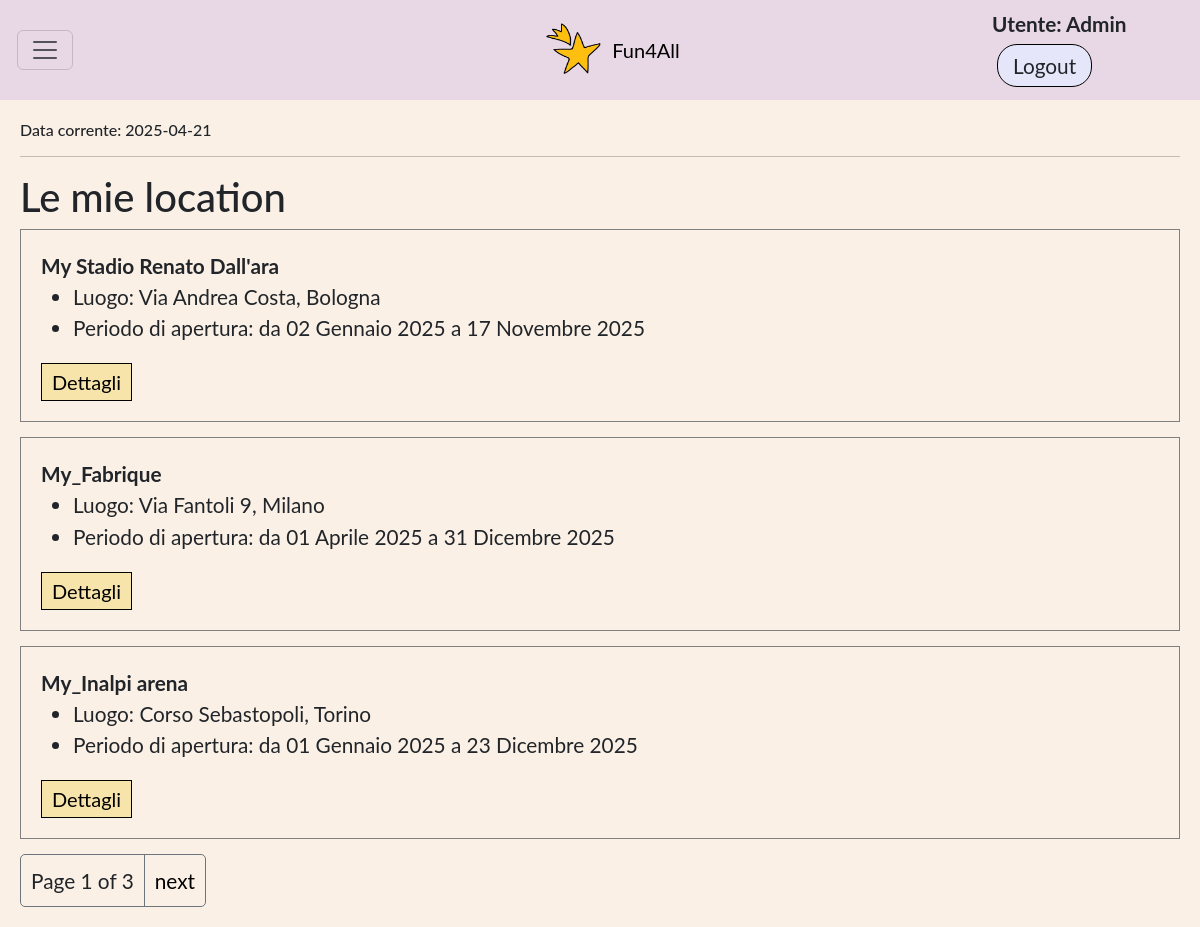
The page /locations/ (signed in) on the database as committed earlier.
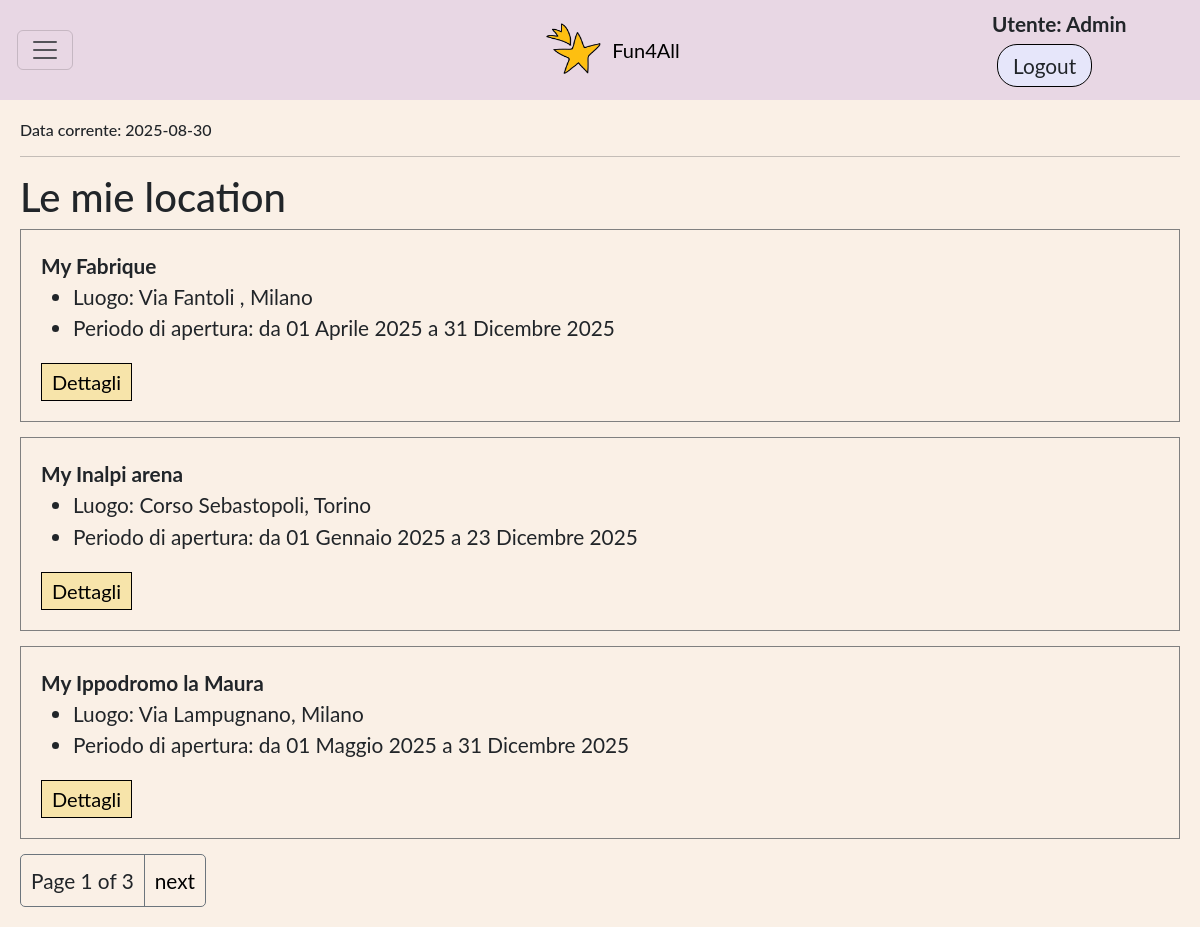
The same page on the database as committed later.
### app_fun4all/models.py (models this page shows, shortened)
class DataFittizia(models.Model):
    data_fittizia = models.DateField(validators=[valida_data_2025])
    admin = models.ForeignKey(User, on_delete=models.SET_NULL, null=True, blank=True)
    def __str__(self):
        return f"Data corrente: {self.data_fittizia}"
    class Meta:
        verbose_name_plural = 'Data Fittizia'
        permissions = (('can_manage_data_fittizia', 'Can manage Data Fittizia'),)

class Location(models.Model):
    nome = models.CharField(max_length=50)
    proprietario = models.ForeignKey(User, on_delete=models.SET_NULL, null=True, blank=True, related_name='locations' )
    luogo = models.CharField(max_length=100)
    capienza = models.PositiveIntegerField(validators=[MinValueValidator(1)])
    costo = models.PositiveIntegerField()
    data_apertura = models.DateField(validators=[valida_data_2025])
    data_chiusura = models.DateField(validators=[valida_data_2025])
    data_corrente = models.ForeignKey(DataFittizia, on_delete=models.PROTECT, null=True, blank=True, related_name='locations')
    Stato =[
        ('A', 'Attivo'),
        ('I', 'Inattivo'),
    ]
    stato = models.CharField(max_length=1, choices=Stato, default='A') #choices genera get_stato_display() che restituisce la descrizione dello stato
    class Meta:
        verbose_name_plural = 'Locations'
        permissions = (('can_manage_location', 'Can manage location'),)

### app_fun4all/views.py (the view)
# urls.py: path('locations/', views.LocationListView.as_view(), name='locations'),
class LocationListView(LoginRequiredMixin,PermissionRequiredMixin,generic.ListView): #CBV della lista delle location con i loro dati
    login_url = '/accounts/login/'
    model = Location
    paginate_by = 3
    permission_required = 'app_fun4all.can_manage_location'
    raise_exception = True
    def get_queryset(self):
        if self.request.user.is_superuser or self.request.user.is_staff:
            all_locations = Location.objects.all()
        else:
            all_locations = Location.objects.filter(proprietario=self.request.user)
        return all_locations.order_by('nome')

### app_fun4all/views.py (called while the page is built)
def data_corrente(request): #FBV che restituisce la data fittizia
    return { 'data_corrente': DataFittizia.objects.first() }

### app_fun4all/templates/app_fun4all/location_list.html
{% extends 'base_generic.html' %}
{% block content %}
  <h1>Le mie location</h1>
    {%if location_list%}
      {% for location in location_list %}
        <div class="sezione">
          <b>{{ location.nome }}</b>
          <ul>
            <li> Luogo: {{ location.luogo }}</li>
            {%if location.stato == 'A'%}
            <li> Periodo di apertura: da {{ location.data_apertura }} a {{ location.data_chiusura }}</li>
            {%else%}<li>Chiuso</li>{%endif%}
          </ul>
          <a href="{% url 'location-detail' location.pk %}" class = "btn-link">Dettagli</a>
        </div>
      {% endfor %}
    {% else %}
      <div class="sezione"><h4>Non ci sono location.</h4></div>
    {% endif %}
{% endblock %}

### app_fun4all/templates/base_generic.html (shortened to what this page needs)
<!DOCTYPE html>
<html lang="en">
<head>
    {% load static %}
    <link rel="stylesheet" href="https://cdn.jsdelivr.net/npm/bootstrap@5.3.0/dist/css/bootstrap.min.css">
    <link rel="stylesheet" href="{% static 'css/style.css' %}">
    <link rel="stylesheet" href="{% static 'css/home_layout.css' %}">
</head>
<body>
    <div class="box">
        {% block sidebar %}
            <nav class="navbar" style="background-color:rgb(232, 215, 228)">
                <div class="container-fluid d-flex align-items-center">
                    <div class="col-2">
                        {% if user.is_authenticated %}
                            <button class="navbar-toggler"
                                    type="button"
                                    data-bs-toggle="collapse"
                                    data-bs-target="#funzionalita"
                                    aria-expanded="false"
                                    aria-controls="funzionalita"
                                    aria-label="Toggle navigation">
                                <span class="navbar-toggler-icon"></span>
                            </button>
                        {% endif %}
                    </div>
                    <div class="col-8 text-center">
                        <a class="navbar-brand" href="{% url 'home' %}" style="display:flex;align-items:center;justify-content:center;">
                        <img src="{% static 'images/favicon.png' %}" alt="Logo" width="60" height="54" class="d-inline-block align-text-top me-2">
                        Fun4All
                    </a>
                    </div>
                    <div class="col-2 text-end">
                        {% if user.is_authenticated %}
                        <div class="autent ">
                            <span style="margin-right: 15px; font-weight: bold;"> Utente: {{ user.get_username }}</span>
                            <form style="display:inline" method="post" action="{% url 'logout' %}?next={% url 'home' %}">
                                <button class="btn">Logout</button>
                            </form>
                        </div>
                         {% else %}
                        <div class="autent ">
                            <a class="btn" href="{% url 'resetlogin' request.path %}">Login</a>
                            <a class="btn" href="{% url 'signup' request.path %}">Signup</a>
                        </div>
                        {% endif %}
                    </div>
                </div>
            </nav>
        {% endblock %}
        <div class="contenuto-principale" id="main-content">
            <h6>{{ data_corrente }}</h6>
            <hr>
            {% block content %}{% endblock %}
            {% block pagination %}
                {% if is_paginated %}
                    <div class="pagination">
                        <span style="padding: 10px;">Page {{ page_obj.number }} of {{ page_obj.paginator.num_pages }}</span>
                        {% if page_obj.has_next %}
                            <a style="border-left: 1px solid #6C757D;" href="{{ request.path }}?page={{ page_obj.next_page_number }}">next</a>
                        {% endif %}
                    </div>
                {% endif %}
            {% endblock %}
        </div>
    </div>
</body>
</html>

Rows that differ between the two databases and show on the page:
no longer on this page (row edited): Location: nome "My Stadio Renato Dall'ara", luogo "Via Andrea Costa, Bologna", data_apertura "02 Gennaio 2025", data_chiusura "17 Novembre 2025"
changed DataFittizia: data_fittizia "Data corrente: 2025-04-21" → "Data corrente: 2025-08-30"
changed Location: nome "My_Fabrique" → "My Fabrique"; luogo "Via Fantoli 9, Milano" → "Via Fantoli , Milano"
changed Location "Corso Sebastopoli, Torino": nome "My_Inalpi arena" → "My Inalpi arena"
now on this page (row edited): Location: nome "My Ippodromo la Maura", luogo "Via Lampugnano, Milano", data_apertura "01 Maggio 2025", data_chiusura "31 Dicembre 2025"
